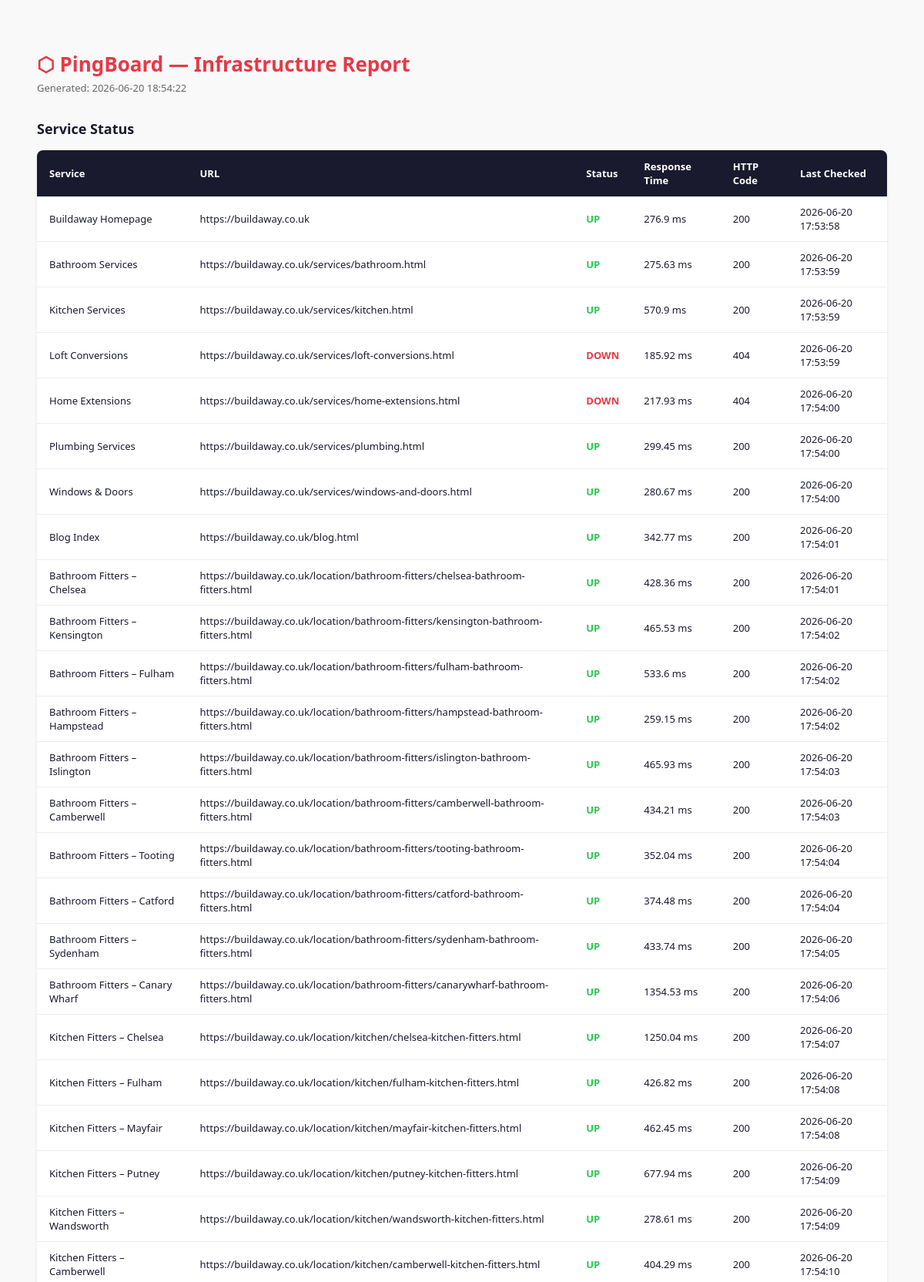
Screenshot of /report (upper part) with the database file from the repository.
### tables this page shows
CREATE TABLE checks (
            id INTEGER PRIMARY KEY AUTOINCREMENT,
            name TEXT,
            url TEXT,
            status TEXT,
            response_time REAL,
            status_code INTEGER,
            checked_at TEXT
        );

### app.py (the view)
@app.route("/report")
def generate_report():
    statuses = get_latest_statuses()
    stats = get_uptime_stats()
    generated_at = datetime.now().strftime("%Y-%m-%d %H:%M:%S")
    html = render_template("report.html", statuses=statuses, stats=stats, generated_at=generated_at)
    report_path = "report_output.html"
    with open(report_path, "w") as f:
        f.write(html)
    return send_file(report_path, as_attachment=True, download_name=f"infra_report_{datetime.now().strftime('%Y%m%d_%H%M')}.html")

### app.py (called while the page is built, shortened)
def load_targets():
    with open("config.json") as f:
        return json.load(f)["targets"]

def get_latest_statuses():
    conn = sqlite3.connect(DB)
    c = conn.cursor()
    targets = load_targets()
    results = []
    for t in targets:
        c.execute('''
            SELECT status, response_time, status_code, checked_at
            FROM checks WHERE url = ?
            ORDER BY id DESC LIMIT 1
        ''', (t["url"],))
        row = c.fetchone()
        if row:
            results.append({
                "name": t["name"],
                "url": t["url"],
                "status": row[0],
                "response_time": row[1],
                "status_code": row[2],
                "checked_at": row[3]
            })
    conn.close()
    return results

def get_uptime_stats():
    conn = sqlite3.connect(DB)
    c = conn.cursor()
    targets = load_targets()
    stats = []
    for t in targets:
        c.execute("SELECT COUNT(*) FROM checks WHERE url=?", (t["url"],))
        total = c.fetchone()[0]
        c.execute("SELECT COUNT(*) FROM checks WHERE url=? AND status='UP'", (t["url"],))
        up = c.fetchone()[0]
        uptime = round((up / total) * 100, 1) if total > 0 else 0
        stats.append({"name": t["name"], "uptime": uptime, "total_checks": total})
    conn.close()
    return stats

### templates/report.html (shortened to what this page needs)
<!DOCTYPE html>
<html lang="en">
<head>
</head>
<body>
  <h1>⬡ PingBoard — Infrastructure Report</h1>
  <div class="meta">Generated: {{ generated_at }}</div>
  <h2>Service Status</h2>
  <table>
    <thead>
      <tr>
        <th>Service</th>
        <th>URL</th>
        <th>Status</th>
        <th>Response Time</th>
        <th>HTTP Code</th>
        <th>Last Checked</th>
      </tr>
    </thead>
    <tbody>
      {% for s in statuses %}
      <tr>
        <td>{{ s.name }}</td>
        <td>{{ s.url }}</td>
        <td class="{{ s.status | lower }}">{{ s.status }}</td>
        <td>{{ s.response_time ~ " ms" if s.response_time else "—" }}</td>
        <td>{{ s.status_code if s.status_code else "—" }}</td>
        <td>{{ s.checked_at }}</td>
      </tr>
      {% endfor %}
    </tbody>
  </table>
</body>
</html>

### templates/report.html (style rules this page uses)
body { font-family: 'Segoe UI', sans-serif; background: #f9f9f9; color: #1a1a2e; padding: 40px; }
h1 { color: #e63946; font-size: 26px; margin-bottom: 4px; }
.meta { color: #666; font-size: 13px; margin-bottom: 32px; }
table { width: 100%; border-collapse: collapse; margin-bottom: 40px; background: white; border-radius: 8px; overflow: hidden; box-shadow: 0 1px 4px rgba(0,0,0,0.08); }
th { background: #1a1a2e; color: white; padding: 12px 16px; text-align: left; font-size: 13px; }
td { padding: 11px 16px; border-bottom: 1px solid #eee; font-size: 13px; }
.up { color: #2dc653; font-weight: 600; }
.down { color: #e63946; font-weight: 600; }
h2 { font-size: 18px; margin-bottom: 16px; color: #1a1a2e; }

### rows the page displays
checks: name "Buildaway Homepage", url "https://buildaway.co.uk", status "UP", response_time "276.9 ms", status_code "200", checked_at "2026-06-20 17:53:58"
checks: name "Bathroom Services", url "https://buildaway.co.uk/services/bathroom.html", status "UP", response_time "275.63 ms", status_code "200", checked_at "2026-06-20 17:53:59"
checks: name "Kitchen Services", url "https://buildaway.co.uk/services/kitchen.html", status "UP", response_time "570.9 ms", status_code "200", checked_at "2026-06-20 17:53:59"
checks: name "Loft Conversions", url "https://buildaway.co.uk/services/loft-conversions.html", status "DOWN", response_time "185.92 ms", status_code "404", checked_at "2026-06-20 17:53:59"
checks: name "Home Extensions", url "https://buildaway.co.uk/services/home-extensions.html", status "DOWN", response_time "217.93 ms", status_code "404", checked_at "2026-06-20 17:54:00"
checks: name "Plumbing Services", url "https://buildaway.co.uk/services/plumbing.html", status "UP", response_time "299.45 ms", status_code "200", checked_at "2026-06-20 17:54:00"
checks: name "Windows & Doors", url "https://buildaway.co.uk/services/windows-and-doors.html", status "UP", response_time "280.67 ms", status_code "200", checked_at "2026-06-20 17:54:00"
checks: name "Blog Index", url "https://buildaway.co.uk/blog.html", status "UP", response_time "342.77 ms", status_code "200", checked_at "2026-06-20 17:54:01"
checks: name "Bathroom Fitters – Chelsea", url "https://buildaway.co.uk/location/bathroom-fitters/chelsea-bathroom-fitters.html", status "UP", response_time "428.36 ms", status_code "200", checked_at "2026-06-20 17:54:01"
checks: name "Bathroom Fitters – Kensington", url "https://buildaway.co.uk/location/bathroom-fitters/kensington-bathroom-fitters.html", status "UP", response_time "465.53 ms", status_code "200", checked_at "2026-06-20 17:54:02"
checks: name "Bathroom Fitters – Fulham", url "https://buildaway.co.uk/location/bathroom-fitters/fulham-bathroom-fitters.html", status "UP", response_time "533.6 ms", status_code "200", checked_at "2026-06-20 17:54:02"
checks: name "Bathroom Fitters – Hampstead", url "https://buildaway.co.uk/location/bathroom-fitters/hampstead-bathroom-fitters.html", status "UP", response_time "259.15 ms", status_code "200", checked_at "2026-06-20 17:54:02"
checks: name "Bathroom Fitters – Islington", url "https://buildaway.co.uk/location/bathroom-fitters/islington-bathroom-fitters.html", status "UP", response_time "465.93 ms", status_code "200", checked_at "2026-06-20 17:54:03"
checks: name "Bathroom Fitters – Camberwell", url "https://buildaway.co.uk/location/bathroom-fitters/camberwell-bathroom-fitters.html", status "UP", response_time "434.21 ms", status_code "200", checked_at "2026-06-20 17:54:03"
checks: name "Bathroom Fitters – Tooting", url "https://buildaway.co.uk/location/bathroom-fitters/tooting-bathroom-fitters.html", status "UP", response_time "352.04 ms", status_code "200", checked_at "2026-06-20 17:54:04"
checks: name "Bathroom Fitters – Catford", url "https://buildaway.co.uk/location/bathroom-fitters/catford-bathroom-fitters.html", status "UP", response_time "374.48 ms", status_code "200", checked_at "2026-06-20 17:54:04"
checks: name "Bathroom Fitters – Sydenham", url "https://buildaway.co.uk/location/bathroom-fitters/sydenham-bathroom-fitters.html", status "UP", response_time "433.74 ms", status_code "200", checked_at "2026-06-20 17:54:05"
checks: name "Bathroom Fitters – Canary Wharf", url "https://buildaway.co.uk/location/bathroom-fitters/canarywharf-bathroom-fitters.html", status "UP", response_time "1354.53 ms", status_code "200", checked_at "2026-06-20 17:54:06"
checks: name "Kitchen Fitters – Chelsea", url "https://buildaway.co.uk/location/kitchen/chelsea-kitchen-fitters.html", status "UP", response_time "1250.04 ms", status_code "200", checked_at "2026-06-20 17:54:07"
checks: name "Kitchen Fitters – Fulham", url "https://buildaway.co.uk/location/kitchen/fulham-kitchen-fitters.html", status "UP", response_time "426.82 ms", status_code "200", checked_at "2026-06-20 17:54:08"
checks: name "Kitchen Fitters – Mayfair", url "https://buildaway.co.uk/location/kitchen/mayfair-kitchen-fitters.html", status "UP", response_time "462.45 ms", status_code "200", checked_at "2026-06-20 17:54:08"
checks: name "Kitchen Fitters – Putney", url "https://buildaway.co.uk/location/kitchen/putney-kitchen-fitters.html", status "UP", response_time "677.94 ms", status_code "200", checked_at "2026-06-20 17:54:09"
checks: name "Kitchen Fitters – Wandsworth", url "https://buildaway.co.uk/location/kitchen/wandsworth-kitchen-fitters.html", status "UP", response_time "278.61 ms", status_code "200", checked_at "2026-06-20 17:54:09"
checks: name "Kitchen Fitters – Camberwell", url "https://buildaway.co.uk/location/kitchen/camberwell-kitchen-fitters.html", status "UP", response_time "404.29 ms", status_code "200", checked_at "2026-06-20 17:54:10"
